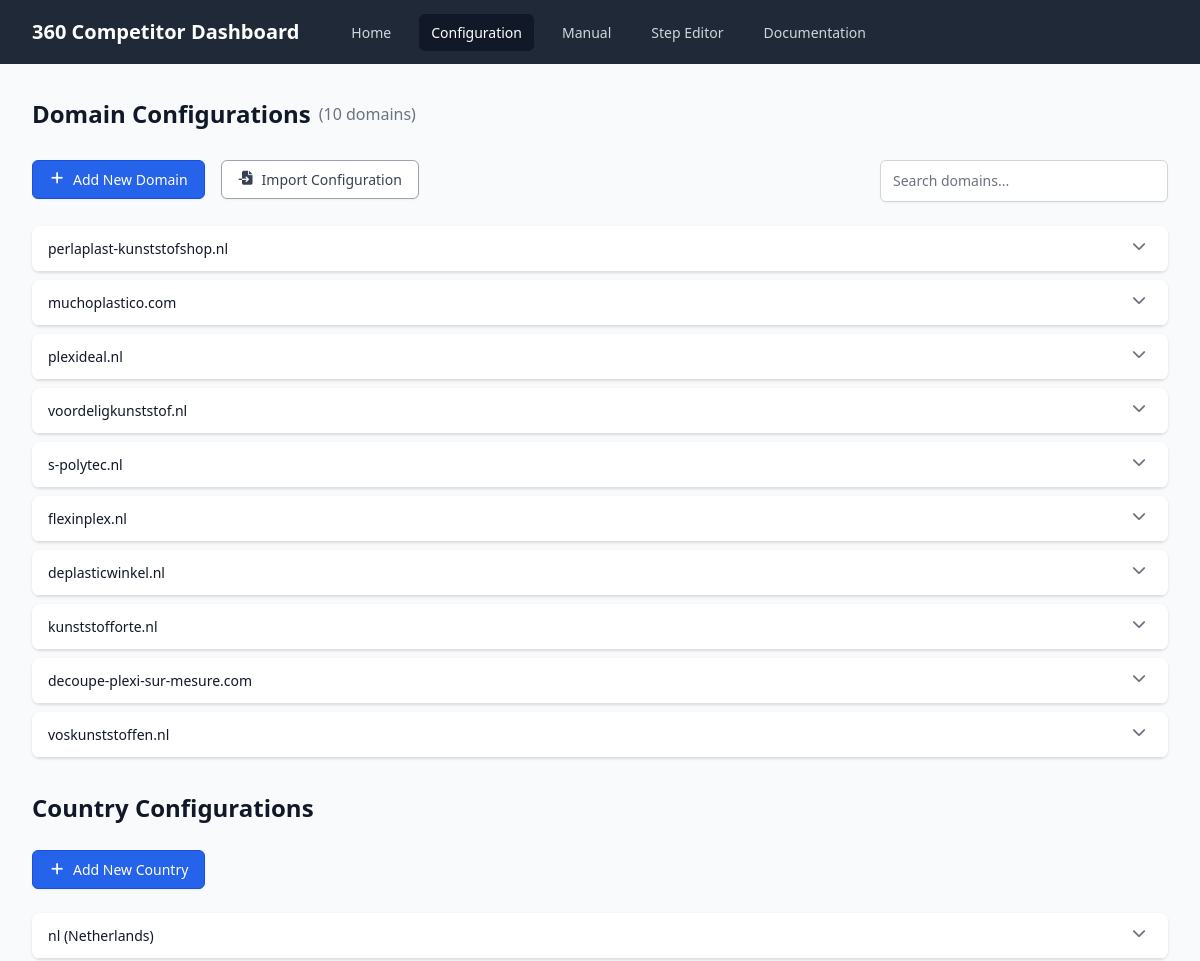
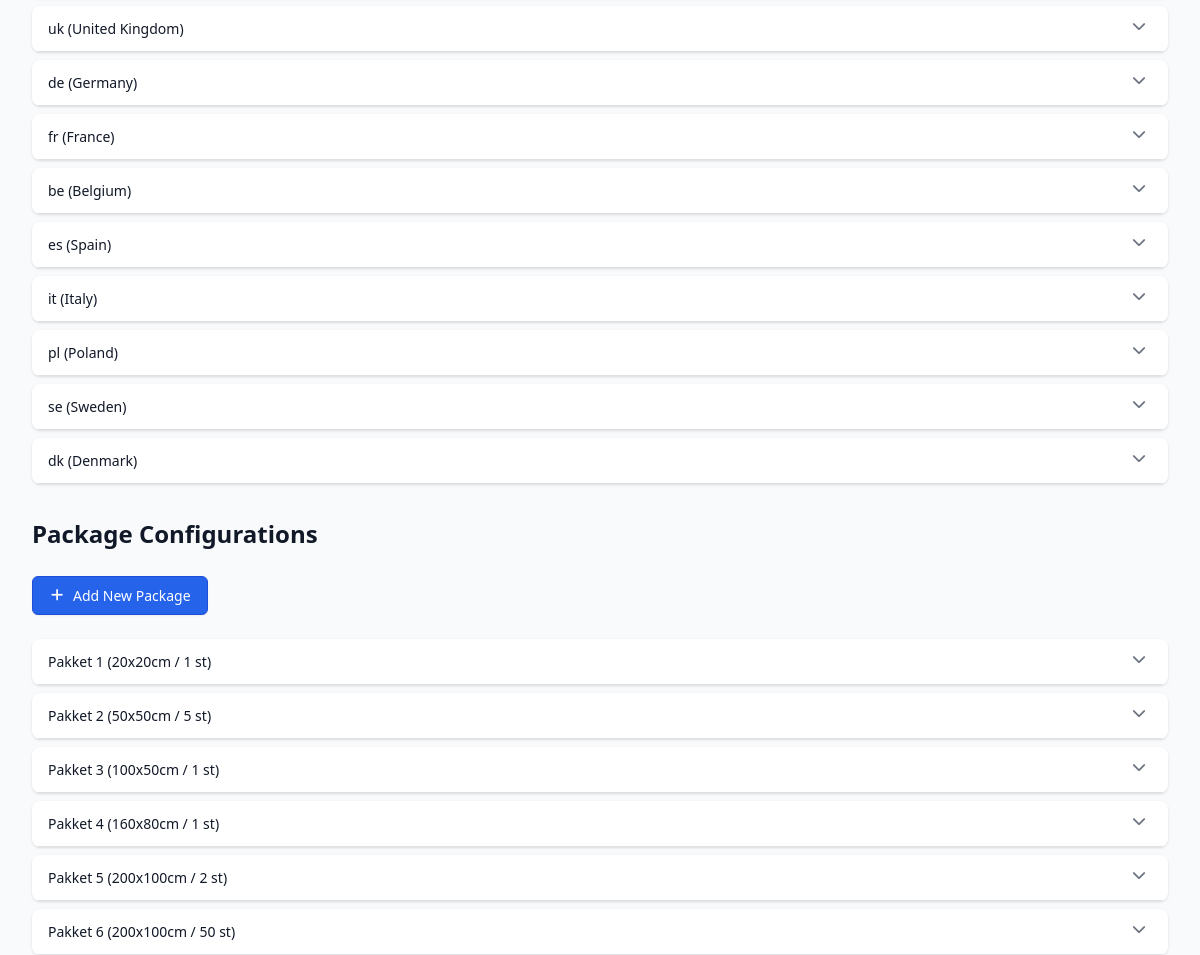
The page /config on the database its author committed (2 pictures, top to bottom).
### models.py (models this page shows)
class DomainConfig(Base):
    __tablename__ = "domain_configs"
    id = Column(Integer, primary_key=True, index=True)
    domain = Column(String, unique=True, index=True)
    config = Column(JSON)
    created_at = Column(DateTime(timezone=True), server_default=func.now())
    updated_at = Column(DateTime(timezone=True), onupdate=func.now())

class CountryConfig(Base):
    __tablename__ = "country_configs"
    id = Column(Integer, primary_key=True, index=True)
    country_code = Column(String, unique=True, index=True)
    config = Column(JSON)
    created_at = Column(DateTime(timezone=True), server_default=func.now())
    updated_at = Column(DateTime(timezone=True), onupdate=func.now())

### api.py (the view)
@app.get("/config")
async def config_page(request: Request, db: Session = Depends(get_db)):
    domain_configs = {config.domain: config.config for config in crud.get_domain_configs(db)}
    country_configs = {config.country_code: config.config for config in crud.get_country_configs(db)}
    package_configs = {config.package_id: config.config for config in crud.get_package_configs(db)}
    return templates.TemplateResponse("config.html", {
        "request": request,
        "domain_configs": domain_configs,
        "country_configs": country_configs,
        "package_configs": package_configs
    })

### templates/config.html (shortened to what this page needs)
{% extends "base.html" %}
{% block styles %}
<link rel="stylesheet" href="{{ url_for('static', path='css/diff2html.min.css') }}">
{% endblock %}
{% block content %}
<div class="max-w-7xl mx-auto px-4 sm:px-6 lg:px-8">
    <div class="mb-6">
        <h2 class="text-2xl font-bold text-gray-900 flex items-center">
            Domain Configurations
            <span class="text-base font-normal text-gray-500 ml-2">({{ domain_configs|length }} domains)</span>
        </h2>
    </div>
    <div class="flex items-center gap-4 mb-6">
        <div class="flex gap-4 flex-grow">
            <button class="inline-flex items-center justify-center rounded-md border border-blue-700 bg-blue-600 px-4 py-2 text-sm font-medium text-white hover:bg-blue-700 focus:outline-none focus:ring-2 focus:ring-blue-500 focus:ring-offset-2 shadow-sm" onclick="newDomainConfig()">
                <i class="fas fa-plus h-4 w-4 mr-2"></i>
                Add New Domain
            </button>
            <button class="inline-flex items-center justify-center rounded-md border border-gray-400 bg-white px-4 py-2 text-sm font-medium text-gray-700 hover:bg-gray-50 focus:outline-none focus:ring-2 focus:ring-blue-500 focus:ring-offset-2 shadow-sm" onclick="showImportModal()">
                <i class="fas fa-file-import h-4 w-4 mr-2"></i>
                Import Configuration
            </button>
        </div>
        <div class="w-72">
            <input type="text" class="mt-1 block w-full rounded-md border-gray-300 shadow-sm focus:border-blue-500 focus:ring-blue-500 sm:text-sm" id="domainSearch" placeholder="Search domains..." onkeyup="filterDomains()">
        </div>
    </div>
    <div class="space-y-2" id="domainAccordion">
        {% for domain, config in domain_configs.items() %}
        <div class="bg-white shadow rounded-lg overflow-hidden domain-item" data-domain="{{ domain }}">
            <div class="border-b border-gray-200">
                <button class="w-full px-4 py-3 text-left hover:bg-gray-50 focus:outline-none flex justify-between items-center shadow-sm" type="button" data-bs-toggle="collapse" data-bs-target="#collapse{{ loop.index }}">
                    <span class="font-medium text-gray-900">{{ domain }}</span>
                    <i class="fas fa-chevron-down h-5 w-5 text-gray-500 transform transition-transform duration-200"></i>
                </button>
            </div>
        </div>
        {% endfor %}
    </div>
    <h2 class="text-2xl font-bold text-gray-900 mt-8 mb-6">Country Configurations</h2>
    <button class="inline-flex items-center justify-center rounded-md border border-blue-700 bg-blue-600 px-4 py-2 text-sm font-medium text-white hover:bg-blue-700 focus:outline-none focus:ring-2 focus:ring-blue-500 focus:ring-offset-2 shadow-sm mb-6" onclick="newCountryConfig()">
        <i class="fas fa-plus h-4 w-4 mr-2"></i>
        Add New Country
    </button>
    <div class="space-y-2" id="countryAccordion">
        {% for country, config in country_configs.items() %}
        <div class="bg-white shadow rounded-lg overflow-hidden">
            <div class="border-b border-gray-200">
                <button class="w-full px-4 py-3 text-left hover:bg-gray-50 focus:outline-none flex justify-between items-center shadow-sm" type="button" data-bs-toggle="collapse" data-bs-target="#collapseCountry{{ loop.index }}">
                    <span class="font-medium text-gray-900">{{ country }} ({{ config.name }})</span>
                    <i class="fas fa-chevron-down h-5 w-5 text-gray-500 transform transition-transform duration-200"></i>
                </button>
            </div>
        </div>
        {% endfor %}
    </div>
    <h2 class="text-2xl font-bold text-gray-900 mt-8 mb-6">Package Configurations</h2>
    <button class="inline-flex items-center justify-center rounded-md border border-blue-700 bg-blue-600 px-4 py-2 text-sm font-medium text-white hover:bg-blue-700 focus:outline-none focus:ring-2 focus:ring-blue-500 focus:ring-offset-2 shadow-sm mb-6" onclick="newPackageConfig()">
        <i class="fas fa-plus h-4 w-4 mr-2"></i>
        Add New Package
    </button>
    <div class="space-y-2" id="packageAccordion">
        {% for id, config in package_configs.items() %}
        <div class="bg-white shadow rounded-lg overflow-hidden">
            <div class="border-b border-gray-200">
                <button class="w-full px-4 py-3 text-left hover:bg-gray-50 focus:outline-none flex justify-between items-center shadow-sm" type="button" data-bs-toggle="collapse" data-bs-target="#collapsePackage{{ loop.index }}">
                    <span class="font-medium text-gray-900">{{ config.name }} ({{ config.display }})</span>
                    <i class="fas fa-chevron-down h-5 w-5 text-gray-500 transform transition-transform duration-200"></i>
                </button>
            </div>
        </div>
        {% endfor %}
    </div>
</div>
{% endblock %}

### templates/base.html (shortened to what this page needs)
<!DOCTYPE html>
<html>
<head>
    <link href="/static/css/output.css" rel="stylesheet">
    <link rel="stylesheet" href="https://cdnjs.cloudflare.com/ajax/libs/font-awesome/6.5.1/css/all.min.css">
    {% block styles %}{% endblock %}
</head>
<body class="bg-gray-50 text-sm">
    <nav class="bg-gray-800 mb-8">
        <div class="max-w-7xl mx-auto px-4 sm:px-6 lg:px-8">
            <div class="flex items-center justify-between h-16">
                <div class="flex items-center">
                    <a class="text-white font-bold text-xl" href="/">360 Competitor Dashboard</a>
                    <div class="ml-10 flex items-baseline space-x-4">
                        <a class="{% if request.url.path == '/' %}bg-gray-900 text-white{% else %}text-gray-300 hover:bg-gray-700 hover:text-white{% endif %} px-3 py-2 rounded-md text-sm font-medium" href="/">Home</a>
                        <a href="/config" class="{% if request.url.path == '/config' %}bg-gray-900 text-white{% else %}text-gray-300 hover:bg-gray-700 hover:text-white{% endif %} rounded-md px-3 py-2 text-sm font-medium">Configuration</a>
                        <a href="/config-docs" class="{% if request.url.path == '/config-docs' %}bg-gray-900 text-white{% else %}text-gray-300 hover:bg-gray-700 hover:text-white{% endif %} rounded-md px-3 py-2 text-sm font-medium">Manual</a>
                        <a href="/step-editor" class="{% if request.url.path == '/step-editor' %}bg-gray-900 text-white{% else %}text-gray-300 hover:bg-gray-700 hover:text-white{% endif %} rounded-md px-3 py-2 text-sm font-medium">Step Editor</a>
                        <a class="{% if request.url.path == '/docs' %}bg-gray-900 text-white{% else %}text-gray-300 hover:bg-gray-700 hover:text-white{% endif %} px-3 py-2 rounded-md text-sm font-medium" href="/docs">Documentation</a>
                    </div>
                </div>
            </div>
        </div>
    </nav>
    {% block content %}{% endblock %}
</body>
</html>

### rows shown on the page
DomainConfig: domain "perlaplast-kunststofshop.nl"
DomainConfig: domain "muchoplastico.com"
DomainConfig: domain "plexideal.nl"
DomainConfig: domain "voordeligkunststof.nl"
DomainConfig: domain "s-polytec.nl"
DomainConfig: domain "flexinplex.nl"
DomainConfig: domain "deplasticwinkel.nl"
DomainConfig: domain "kunststofforte.nl"
DomainConfig: domain "decoupe-plexi-sur-mesure.com"
DomainConfig: domain "voskunststoffen.nl"
CountryConfig: country_code "nl", name "Netherlands"
CountryConfig: country_code "uk", name "United Kingdom"
CountryConfig: country_code "de", name "Germany"
CountryConfig: country_code "fr", name "France"
CountryConfig: country_code "be", name "Belgium"
CountryConfig: country_code "es", name "Spain"
CountryConfig: country_code "it", name "Italy"
CountryConfig: country_code "pl", name "Poland"
CountryConfig: country_code "se", name "Sweden"
CountryConfig: country_code "dk", name "Denmark"

### other values the page prints
{{ domain_configs|length }} "10"
{{ config.name }} "Pakket 1" "Pakket 2" "Pakket 3" "Pakket 4" "Pakket 5" "Pakket 6"
{{ config.display }} "20x20cm / 1 st" "50x50cm / 5 st" "100x50cm / 1 st" "160x80cm / 1 st" "200x100cm / 2 st" "200x100cm / 50 st"
